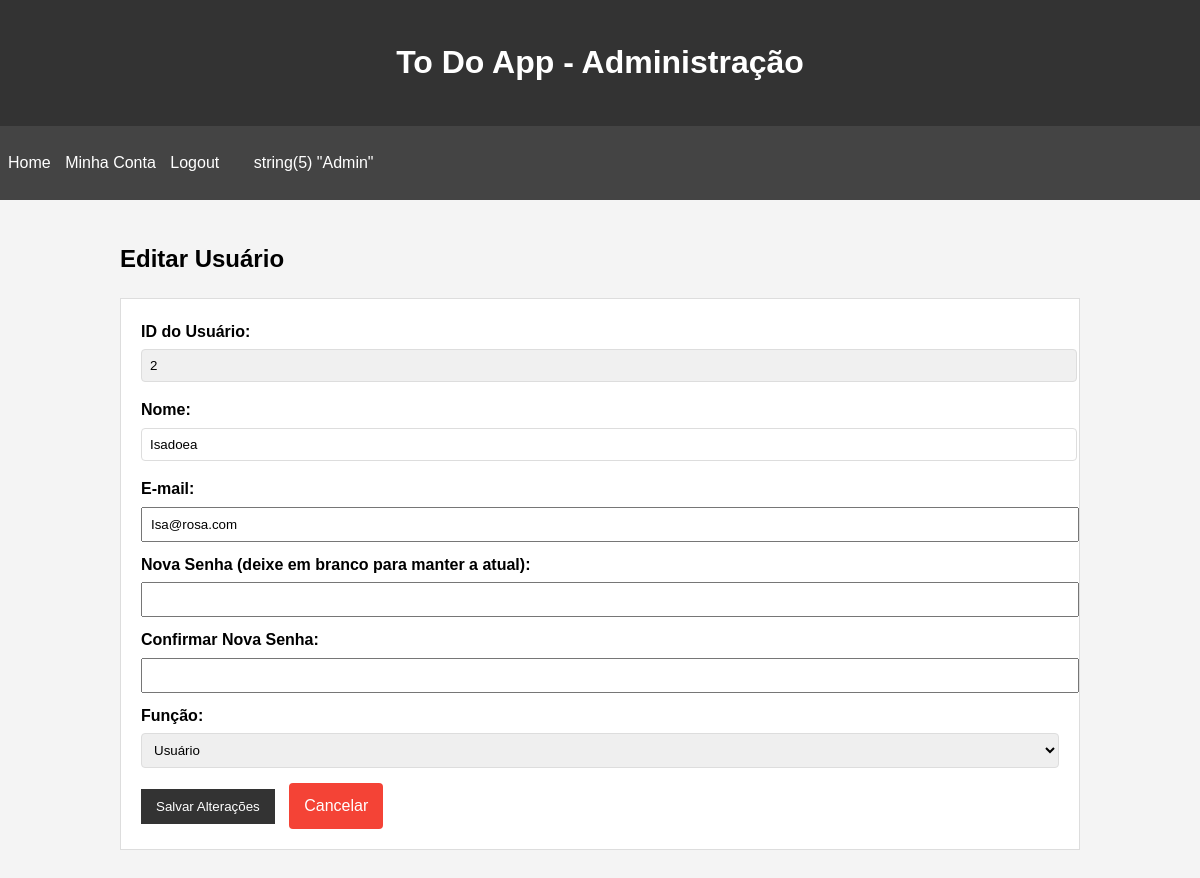
Before: /editar-user?id=2 (signed in) with the older database file.
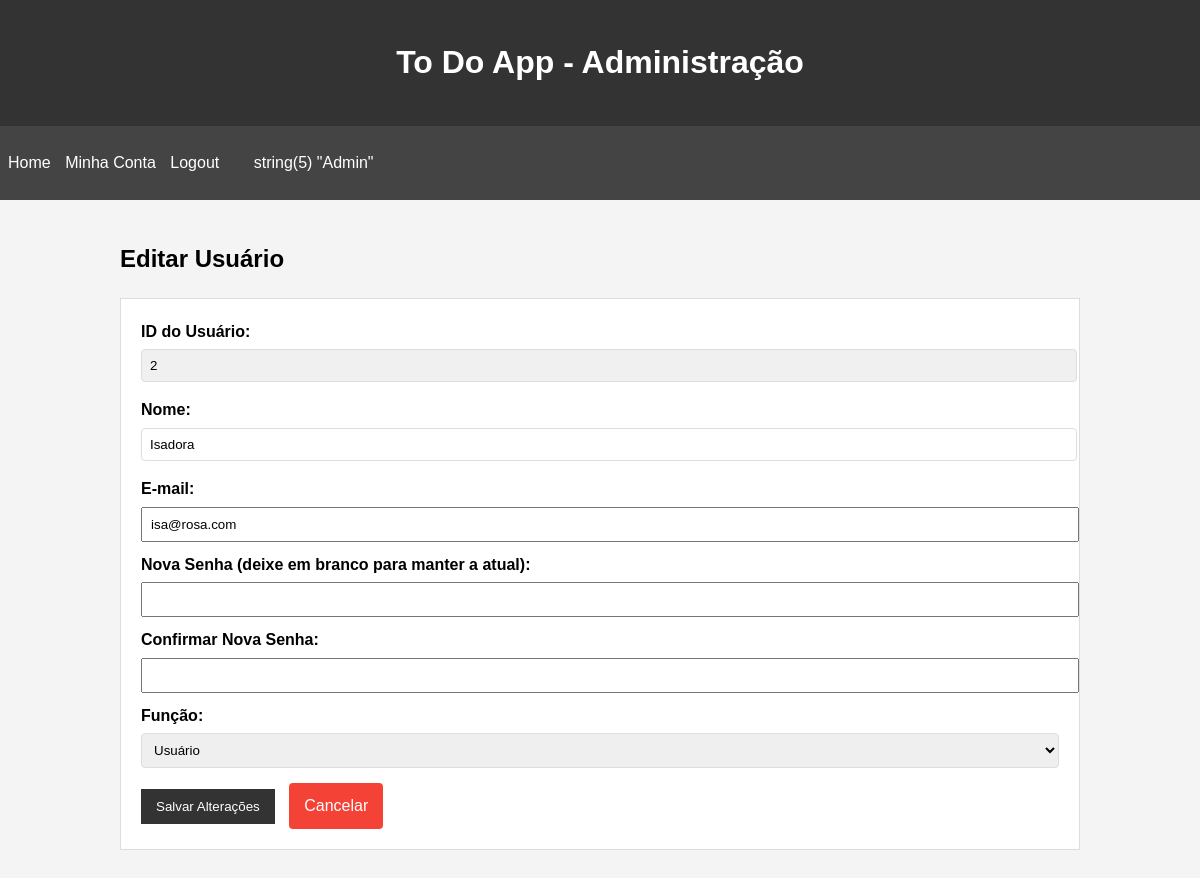
After: the same page with the newer database file.
### tables this page shows
CREATE TABLE users (
        id INTEGER PRIMARY KEY AUTOINCREMENT,
        name VARCHAR(100) NOT NULL,
        email VARCHAR(100) NOT NULL UNIQUE,
        password VARCHAR(255) NOT NULL,
        is_admin BOOLEAN DEFAULT 0);

### src/Controller/UserController.php (called while the page is built, shortened)
<?php
class UserController
{
    private UserRepository $repository;
    public function __construct(UserRepository $repository)
    {
        $this->repository = $repository;
    }
    public function renderUpdatePg(): void
    {
        $id = $_GET['id'];
        $user = $this->repository->findById($id);
        require_once __DIR__ . "/../../view/edit-user.php";
    }
}

### src/Repository/UserRepository.php (called while the page is built, shortened)
<?php
class UserRepository
{
    private PDO $pdo;
    public function __construct(PDO $pdo)
    {
        $this->pdo = $pdo;
    }
    private function hydrateUser(array $data): User
    {
        $user = new User($data['name'], $data['email'], $data['password'], $data['is_admin']);
        $user->setId($data['id']);
        return $user;
    }
    public function findById(int $id)
    {
        $stmt = $this->pdo->prepare('
        SELECT * FROM users WHERE id = ?;
    ');
    $stmt->bindValue(1, $id);
    $stmt->execute();
    $user = $stmt->fetch(PDO::FETCH_ASSOC);
    return $this->hydrateUser($user);
    }
}

### src/Entity/User.php (called while the page is built, shortened)
<?php
class User
{
    public function __construct(string $name, string $email, ?string $password = null, int $is_admin = 0)
    {
        $this->name = $name;
        $this->email = $email;
        $this->is_admin = $is_admin;
    }
    public function setId(int $id)
    {
        $this->id = $id;
    }
}

### view/edit-user.php (the view, shortened to what this page needs)
    <?php include_once 'Includes/header.php'; ?>
    <main class="container">
        <h2>Editar Usuário</h2>
        <form method="post">
            <div>
                <label for="user-id">ID do Usuário:</label>
                <input type="text" id="user-id" name="user-id" value="<?= $user->id; ?>" readonly>
            </div>
            <div>
                <label for="name">Nome:</label>
                <input type="text" id="name" name="name" value="<?= $user->name; ?>" required>
            </div>
            <div>
                <label for="email">E-mail:</label>
                <input type="email" id="email" name="email" value="<?= $user->email; ?>" required>
            </div>
            <div>
                <label for="password">Nova Senha (deixe em branco para manter a atual):</label>
                <input type="password" id="password" name="password">
            </div>
            <div>
                <label for="confirm-password">Confirmar Nova Senha:</label>
                <input type="password" id="confirm-password" name="confirm_password">
            </div>
            <div>
                <label for="role">Função:</label>
                <select id="role" name="role" required>
                    <option value="user" <?= $user->is_admin == 0 ? 'selected' : '';  ?>>Usuário</option>
                </select>
            </div>
            <div>
                <input type="submit" value="Salvar Alterações">
                <a href="/admin" class="button">Cancelar</a>
            </div>
        </form>
    </main>
</body>
</html>

Changed rows visible on the page:
changed users "Usuário": name "Isadoea" → "Isadora"; email "Isa@rosa.com" → "isa@rosa.com"
